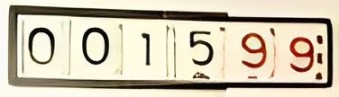
#> input picture OCR/Images/Angka.jpg, 339 x 97 px, found by its file name
$ jupyter execute --allow-errors Test_OCR.ipynb   (shell and % lines are left out)
#> lines starting #> are read from the running program, lines starting #| are printed output that depends on the picture; after the words box and inside, x2 and y2 are one past the last pixel; in counts of white or black regions, pixels touching at a corner belong together
<a href="https://colab.research.google.com/github/SeptiLutfiana/GoReader-Kelompok5/blob/main/Test_OCR.ipynb" target="_parent"></a>

[cell 1]
from google.colab import drive
drive.mount('/content/drive')

[cell 2]
import cv2 as cv
import numpy as np
import pytesseract as tsr
from matplotlib import pyplot as plt
import imutils

[cell 3]
IMG_DIR = '/content/drive/MyDrive/Images/Angka.jpg'

[cell 4]
# Load image
image = cv.imread(IMG_DIR)
#> image is the input picture: shape (97, 339, 3); mean B, G, R 173, 194, 203.4
image_rgb = cv.cvtColor(image, cv.COLOR_BGR2RGB)

plt.imshow(image_rgb)
plt.axis('off')
plt.show()

[cell 5]
# Convert to grayscale
gray = cv.cvtColor(image_rgb, cv.COLOR_RGB2GRAY)
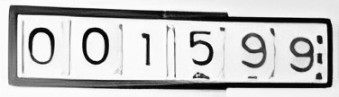
#> gray: shape (97, 339); min 0, max 254, mean 194.4

# Apply GaussianBlur to reduce noise
blur = cv.GaussianBlur(gray, (5, 5), 0)
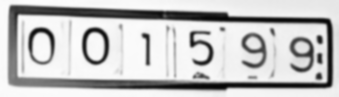
#> blur: shape (97, 339); min 4, max 254, mean 194.4

# Apply adaptive thresholding
thresh = cv.adaptiveThreshold(blur, 255, cv.ADAPTIVE_THRESH_GAUSSIAN_C, cv.THRESH_BINARY_INV, 11, 2)
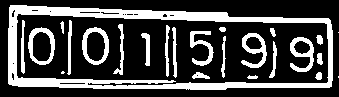
#> thresh: shape (97, 339); 27.2% white; 25 white regions (3 under 20 px), largest, box (x1, y1, x2, y2) and area: (8, 5, 333, 90) 5508, (82, 27, 109, 65) 396, (290, 37, 314, 72) 389

# Debug: Display thresholded image
plt.imshow(thresh, cmap='gray')
plt.axis('off')
plt.title('Thresholded Image')
plt.show()

[cell 6]
# Morphological operations
kernel = cv.getStructuringElement(cv.MORPH_RECT, (3, 3))
dilation = cv.dilate(thresh, kernel, iterations=1)
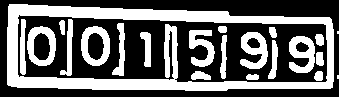
#> dilation: shape (97, 339); 40.1% white; 22 white regions (2 under 20 px), largest, box (x1, y1, x2, y2) and area: (7, 4, 334, 91) 7909, (81, 26, 110, 66) 620, (240, 32, 268, 69) 618
erosion = cv.erode(dilation, kernel, iterations=1)
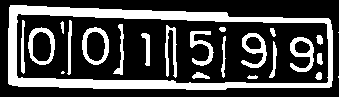
#> erosion: shape (97, 339); 28.1% white; 24 white regions (3 under 20 px)

# Debug: Display dilated and eroded image
plt.imshow(erosion, cmap='gray')
plt.axis('off')
plt.title('Dilated and Eroded Image')
plt.show()

[cell 7]
# Find contours
cnts = cv.findContours(erosion.copy(), cv.RETR_EXTERNAL, cv.CHAIN_APPROX_SIMPLE)
#> cnts = 3 contours, 2 with area under 20; largest, box (x1, y1, x2, y2) and area: (8, 5, 333, 90) 24430
cnts = imutils.grab_contours(cnts)

nums = []
for c in cnts:
    (x, y, w, h) = cv.boundingRect(c)
    if w >= 15 and h > 50:  # Adjusted to include more potential digits
        nums.append(c)
#> this loop made 3 passes
#> (x, y, w, h) on passes 2 to 3: (338, 32, 1, 1), (8, 5, 325, 85)
#> (c, x, y, w, h) on pass 1: ([[338, 76], [338, 77]], 338, 76, 1, 2)
#> after the loop, nums = 1 contour; box (x1, y1, x2, y2) and area: (8, 5, 333, 90) 24430
nums = np.vstack([nums[i] for i in range(len(nums))])
#> nums = contour of 50 points, box (x1, y1, x2, y2) (8, 5, 333, 90), area 24430
null = cv.convexHull(nums)
#> null = contour of 19 points, box (x1, y1, x2, y2) (8, 5, 333, 90), area 25064

mask = np.zeros(erosion.shape[:2], dtype='uint8')
cv.drawContours(mask, [null], -1, 255, -1)
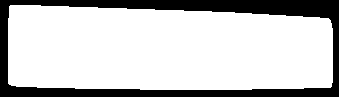
#> mask: shape (97, 339); 77.4% white; 1 black region, box (x1, y1, x2, y2) and area: (0, 0, 339, 97) 7424
mask = cv.dilate(mask, None, iterations=2)
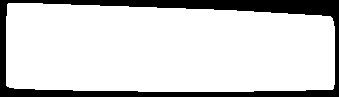
#> mask: shape (97, 339); 82.5% white; 1 black region, box (x1, y1, x2, y2) and area: (0, 0, 339, 97) 5768

final = cv.bitwise_and(erosion, erosion, mask=mask)
#> final: shape (97, 339); 28.1% white; 22 white regions (1 under 20 px), largest, box (x1, y1, x2, y2) and area: (8, 5, 333, 90) 5768, (82, 27, 109, 65) 396, (290, 37, 314, 72) 393
